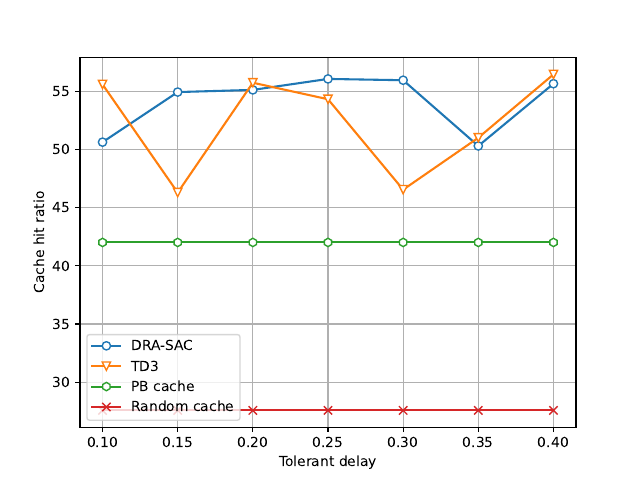

Source code (Python):
import numpy as np
import matplotlib.pyplot as plt

SAC_dmax = []
SAC = []
SAC.append(np.load("../../SAC/dmax/10_20_0.1_0.05/cache_reward.npy"))
SAC.append(np.load("../../SAC/dmax/10_20_0.15_0.05/cache_reward.npy"))
SAC.append(np.load("../../SAC/dmax/10_20_0.2_0.05/cache_reward.npy"))
SAC.append(np.load("../../SAC/dmax/10_20_0.25_0.05/cache_reward.npy"))
SAC.append(np.load("../../SAC/dmax/10_20_0.3_0.05/cache_reward.npy"))
SAC.append(np.load("../../SAC/dmax/10_20_0.35_0.05/cache_reward.npy"))
SAC.append(np.load("../../SAC/dmax/10_20_0.4_0.05/cache_reward.npy"))

for i in range(7):
    SAC_dmax.append(np.mean(SAC[i][-50:]))

TD3_dmax = []
TD3 = []
TD3.append(np.load("../../TD3/dmax/10_20_0.1_0.05/hit_ratio.npy"))
TD3.append(np.load("../../TD3/dmax/10_20_0.15_0.05/hit_ratio.npy"))
TD3.append(np.load("../../TD3/dmax/10_20_0.2_0.05/hit_ratio.npy"))
TD3.append(np.load("../../TD3/dmax/10_20_0.25_0.05/hit_ratio.npy"))
TD3.append(np.load("../../TD3/dmax/10_20_0.3_0.05/hit_ratio.npy"))
TD3.append(np.load("../../TD3/dmax/10_20_0.35_0.05/hit_ratio.npy"))
TD3.append(np.load("../../TD3/dmax/10_20_0.4_0.05/hit_ratio.npy"))

# TD3.append(np.load("../../TD3/dmax/10_20_0.1_0.05/cache_reward.npy"))
# TD3.append(np.load("../../TD3/dmax/10_20_0.15_0.05/cache_reward.npy"))
# TD3.append(np.load("../../TD3/dmax/10_20_0.2_0.05/cache_reward.npy"))
# TD3.append(np.load("../../TD3/dmax/10_20_0.25_0.05/cache_reward.npy"))
# TD3.append(np.load("../../TD3/dmax/10_20_0.3_0.05/cache_reward.npy"))
# TD3.append(np.load("../../TD3/dmax/10_20_0.35_0.05/cache_reward.npy"))
# TD3.append(np.load("../../TD3/dmax/10_20_0.4_0.05/cache_reward.npy"))

for i in range(7):
    TD3_dmax.append(np.mean(TD3[i][-50:]))

PB_cache_dmax = []
PB_cache = []
PB_cache.append(np.load("../../SAC_PB_cache/dmax/10_20_0.1_0.05/cache_reward.npy"))
PB_cache.append(np.load("../../SAC_PB_cache/dmax/10_20_0.15_0.05/cache_reward.npy"))
PB_cache.append(np.load("../../SAC_PB_cache/dmax/10_20_0.2_0.05/cache_reward.npy"))
PB_cache.append(np.load("../../SAC_PB_cache/dmax/10_20_0.25_0.05/cache_reward.npy"))
PB_cache.append(np.load("../../SAC_PB_cache/dmax/10_20_0.3_0.05/cache_reward.npy"))
PB_cache.append(np.load("../../SAC_PB_cache/dmax/10_20_0.35_0.05/cache_reward.npy"))
PB_cache.append(np.load("../../SAC_PB_cache/dmax/10_20_0.4_0.05/cache_reward.npy"))

for i in range(7):
    PB_cache_dmax.append(np.mean(PB_cache[i][-50:]))

random_cache_dmax = []
random_cache = []
random_cache.append(np.load("../../SAC_random_cache/dmax/10_20_0.1_0.05/cache_reward.npy"))
random_cache.append(np.load("../../SAC_random_cache/dmax/10_20_0.15_0.05/cache_reward.npy"))
random_cache.append(np.load("../../SAC_random_cache/dmax/10_20_0.2_0.05/cache_reward.npy"))
random_cache.append(np.load("../../SAC_random_cache/dmax/10_20_0.25_0.05/cache_reward.npy"))
random_cache.append(np.load("../../SAC_random_cache/dmax/10_20_0.3_0.05/cache_reward.npy"))
random_cache.append(np.load("../../SAC_random_cache/dmax/10_20_0.35_0.05/cache_reward.npy"))
random_cache.append(np.load("../../SAC_random_cache/dmax/10_20_0.4_0.05/cache_reward.npy"))

for i in range(7):
    random_cache_dmax.append(np.mean(random_cache[i][-50:]))

x = np.array([0.1, 0.15, 0.2, 0.25, 0.3, 0.35, 0.4])
l1, = plt.plot(x, SAC_dmax, marker='o', markerfacecolor='white')
l2, = plt.plot(x, TD3_dmax, marker='v', markerfacecolor='white')
l3, = plt.plot(x, PB_cache_dmax, marker='h', markerfacecolor='white')
l4, = plt.plot(x, random_cache_dmax, marker='x', markerfacecolor='white')

plt.xlabel("Tolerant delay")
plt.ylabel("Cache hit ratio")
plt.legend([l1, l2, l3, l4], ['DRA-SAC', 'TD3', 'PB cache', 'Random cache'], loc='best')
plt.grid()
plt.savefig("dmax_cache.pdf", format="pdf")
plt.show()
